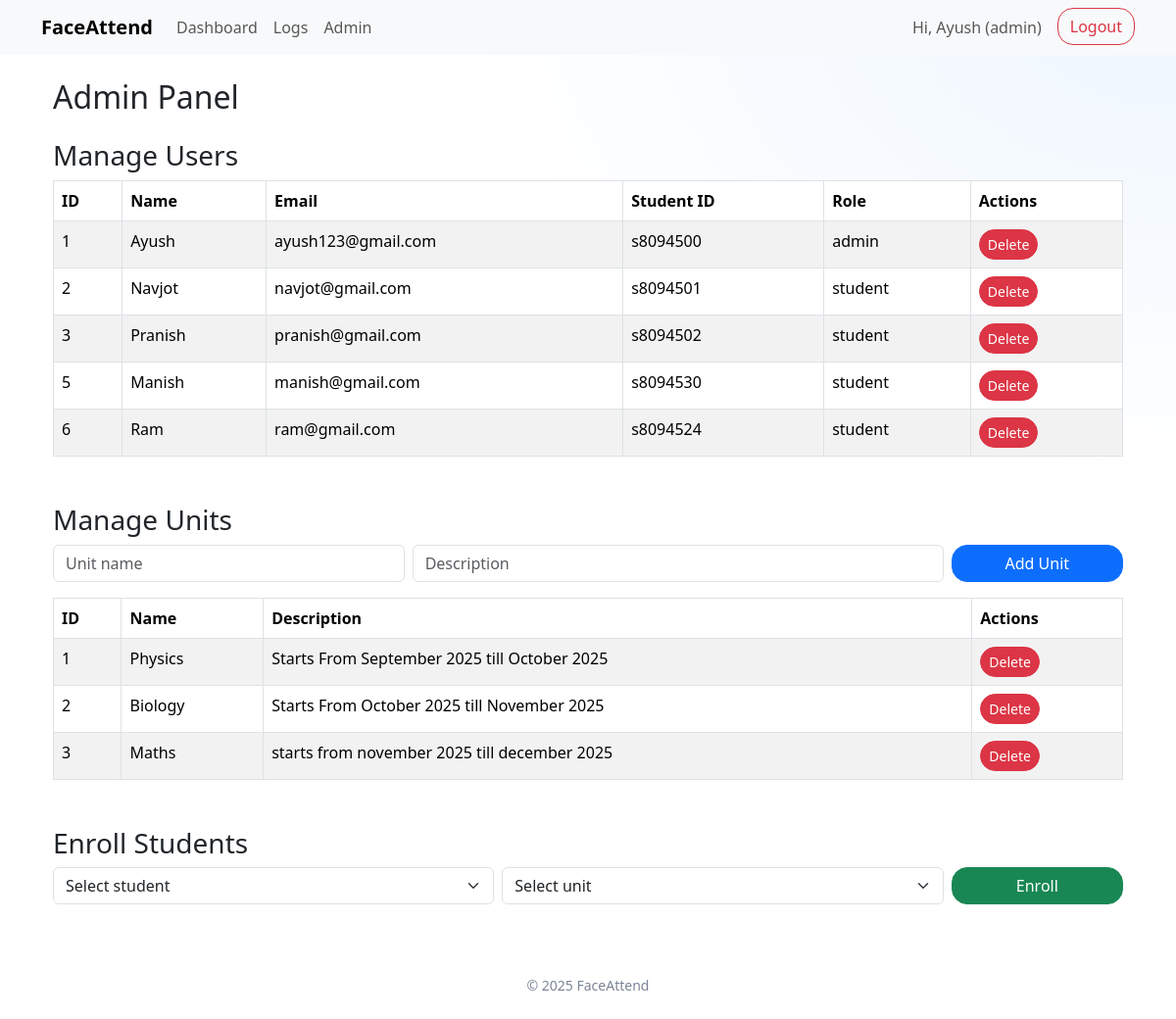
The page /admin/ (signed in) on the database its author committed.
### models.py (models this page shows, shortened)
class User(db.Model, UserMixin):
    id = db.Column(db.Integer, primary_key=True)
    name = db.Column(db.String(120), nullable=False)
    email = db.Column(db.String(120), unique=True, nullable=False)
    student_id = db.Column(db.String(50), nullable=True, index=True)
    role = db.Column(db.String(20), nullable=False, default="student")  # student, instructor, admin
    password_hash = db.Column(db.String(256), nullable=False)
    face_image_path = db.Column(db.String(255), nullable=True)  # reference image
    created_at = db.Column(db.DateTime, default=datetime.utcnow, nullable=False)
    enrollments = db.relationship('Enrollment', back_populates='user', cascade="all, delete-orphan")
    attendances = db.relationship('Attendance', back_populates='user', cascade="all, delete-orphan")

class Unit(db.Model):
    id = db.Column(db.Integer, primary_key=True)
    name = db.Column(db.String(120), unique=True, nullable=False)
    description = db.Column(db.String(250))
    enrollments = db.relationship('Enrollment', back_populates='unit', cascade="all, delete-orphan")
    attendances = db.relationship('Attendance', back_populates='unit', cascade="all, delete-orphan")

### routes/admin_routes.py (the view)
@admin_bp.route("/")
@login_required
def admin_dashboard():
    if current_user.role != "admin":
        flash("Access denied.", "danger")
        return redirect(url_for("attendance.dashboard"))
    users = User.query.all()
    units = Unit.query.all()  # needed for unit management/enrollment
    return render_template("admin.html", users=users, units=units)

### routes/auth_routes.py (called while the page is built)
@login_manager.user_loader
def load_user(user_id):
    return User.query.get(int(user_id))

### templates/admin.html (shortened to what this page needs)
{% extends "base.html" %}
{% block content %}
<div class="container mt-4">
  <h2 class="mb-4">Admin Panel</h2>
  <h3 class="mt-3">Manage Users</h3>
  <table class="table table-bordered table-striped">
    <thead>
      <tr>
        <th>ID</th>
        <th>Name</th>
        <th>Email</th>
        <th>Student ID</th>
        <th>Role</th>
        <th>Actions</th>
      </tr>
    </thead>
    <tbody>
      {% for user in users %}
      <tr>
        <td>{{ user.id }}</td>
        <td>{{ user.name }}</td>
        <td>{{ user.email }}</td>
        <td>{{ user.student_id or '-' }}</td>
        <td>{{ user.role }}</td>
        <td>
          <form action="{{ url_for('admin.delete_user', user_id=user.id) }}" method="POST" style="display:inline;">
            <button type="submit" class="btn btn-danger btn-sm"
              onclick="return confirm('Are you sure you want to delete {{ user.name }}?');">
              Delete
            </button>
          </form>
        </td>
      </tr>
      {% endfor %}
    </tbody>
  </table>
  <h3 class="mt-5">Manage Units</h3>
  <form method="post" action="{{ url_for('admin.add_unit') }}" class="row g-2 mb-3">
    <div class="col-md-4">
      <input class="form-control" name="name" placeholder="Unit name" required>
    </div>
    <div class="col-md-6">
      <input class="form-control" name="description" placeholder="Description">
    </div>
    <div class="col-md-2">
      <button class="btn btn-primary w-100">Add Unit</button>
    </div>
  </form>
  <table class="table table-bordered table-striped">
    <thead>
      <tr>
        <th>ID</th>
        <th>Name</th>
        <th>Description</th>
        <th>Actions</th>
      </tr>
    </thead>
    <tbody>
      {% for unit in units %}
      <tr>
        <td>{{ unit.id }}</td>
        <td>{{ unit.name }}</td>
        <td>{{ unit.description or '-' }}</td>
        <td>
          <form method="post" action="{{ url_for('admin.delete_unit', unit_id=unit.id) }}" style="display:inline;"
            onsubmit="return confirm('Delete this unit? This will also remove enrollments.');">
            <button class="btn btn-sm btn-danger">Delete</button>
          </form>
        </td>
      </tr>
      {% endfor %}
    </tbody>
  </table>
  <h3 class="mt-5">Enroll Students</h3>
  <form method="post" action="{{ url_for('admin.enroll_student') }}" class="row g-2 mb-5">
    <div class="col-md-5">
      <select class="form-select" name="user_id" required>
        <option value="" disabled selected>Select student</option>
      </select>
    </div>
    <div class="col-md-5">
      <select class="form-select" name="unit_id" required>
        <option value="" disabled selected>Select unit</option>
      </select>
    </div>
    <div class="col-md-2">
      <button class="btn btn-success w-100">Enroll</button>
    </div>
  </form>
</div>
{% endblock %}

### templates/base.html (shortened to what this page needs)
<!doctype html>
<html lang="en">
<head>
  <link href="https://cdn.jsdelivr.net/npm/bootstrap@5.3.3/dist/css/bootstrap.min.css" rel="stylesheet">
</head>
<body>
<nav class="navbar navbar-expand-lg bg-body-tertiary mb-4">
  <div class="container">
    <a class="navbar-brand fw-bold" href="{{ url_for('attendance.dashboard') }}">FaceAttend</a>
    <div class="collapse navbar-collapse" id="nav">
      <ul class="navbar-nav me-auto mb-2 mb-lg-0">
        {% if current_user.is_authenticated %}
          <li class="nav-item"><a class="nav-link" href="{{ url_for('attendance.dashboard') }}">Dashboard</a></li>
          {% if current_user.role in ['instructor','admin'] %}
          <li class="nav-item"><a class="nav-link" href="{{ url_for('attendance.logs') }}">Logs</a></li>
          {% endif %}
          {% if current_user.role == 'admin' %}
          <li class="nav-item"><a class="nav-link" href="{{ url_for('admin.admin_dashboard') }}">Admin</a></li>
          {% endif %}
        {% endif %}
      </ul>
      <ul class="navbar-nav">
        {% if not current_user.is_authenticated %}
          <li class="nav-item"><a class="nav-link" href="{{ url_for('auth.login') }}">Login</a></li>
          <li class="nav-item"><a class="nav-link" href="{{ url_for('auth.register') }}">Register</a></li>
        {% else %}
          <li class="nav-item"><span class="nav-link">Hi, {{ current_user.name }} ({{ current_user.role }})</span></li>
          <li class="nav-item"><a class="btn btn-outline-danger ms-2" href="{{ url_for('auth.logout') }}">Logout</a></li>
        {% endif %}
      </ul>
    </div>
  </div>
</nav>
<div class="container mb-5">
  {% block content %}{% endblock %}
</div>
<footer class="container text-center small py-4">© {{ 2025 }} FaceAttend</footer>
</body>
</html>

### templates/base.html (style rules this page uses)
body { background: radial-gradient(1200px 800px at top right, #eef6ff, #ffffff 60%); }
.navbar { backdrop-filter: blur(8px); }
.btn { border-radius: 1rem; }
footer { color:#7a8596; }

### rows shown on the page
User: name "Ayush", role "admin", id "1", email "ayush123@gmail.com", student "s8094500"
User: id "2", name "Navjot", email "navjot@gmail.com", student "s8094501", role "student"
User: id "3", name "Pranish", email "pranish@gmail.com", student "s8094502", role "student"
User: id "5", name "Manish", email "manish@gmail.com", student "s8094530", role "student"
User: id "6", name "Ram", email "ram@gmail.com", student "s8094524", role "student"
Unit: id "1", name "Physics", description "Starts From September 2025 till October 2025"
Unit: id "2", name "Biology", description "Starts From October 2025 till November 2025"
Unit: id "3", name "Maths", description "starts from november 2025 till december 2025"

### other values the page prints
{{ 2025 }} "2025"
